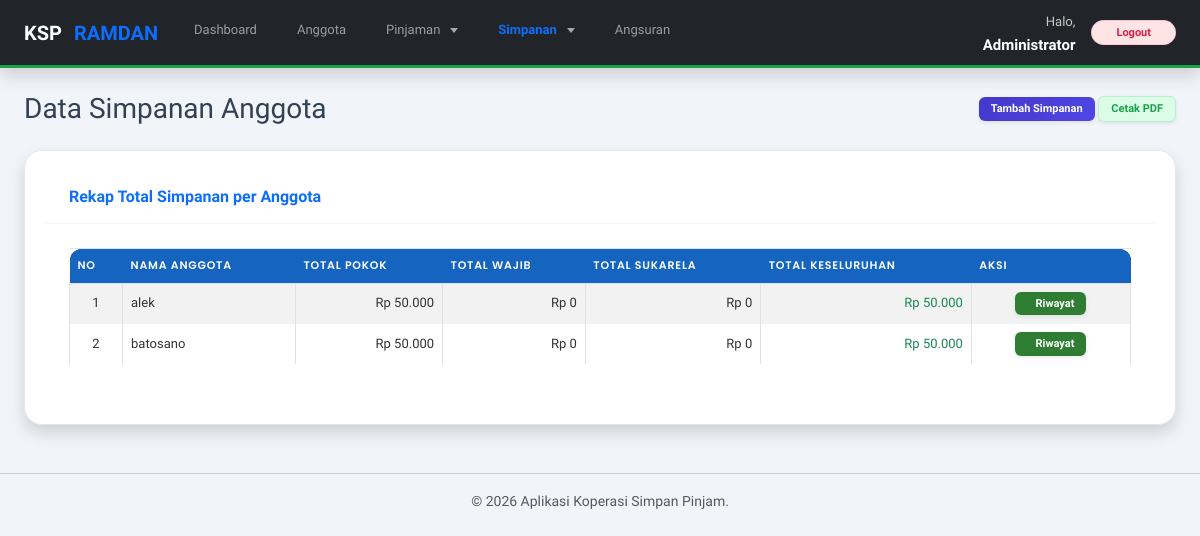
Before: /data_simpanan.php (signed in) with the older database file.
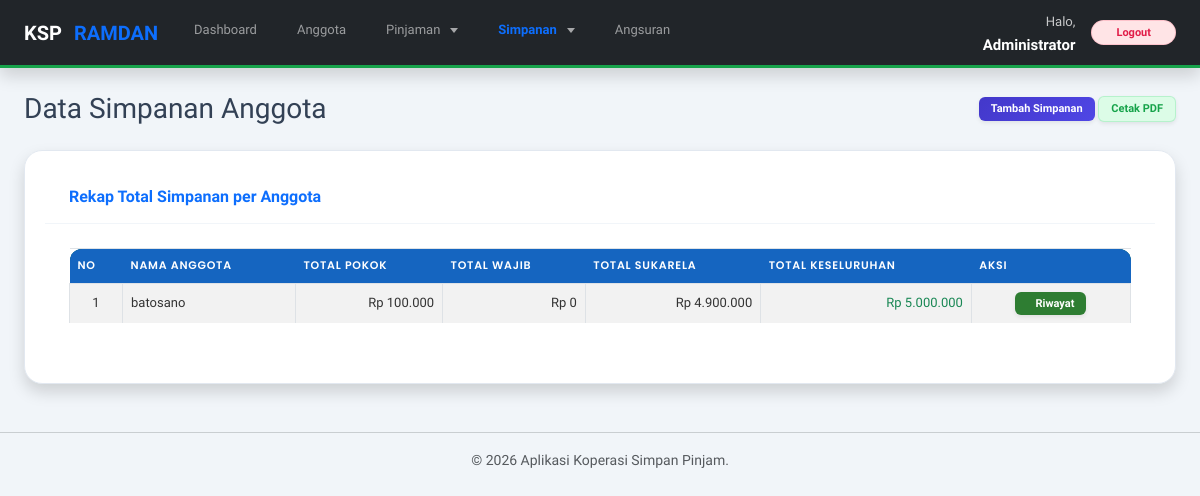
After: the same page with the newer database file.
### tables this page shows
CREATE TABLE `tb_anggota_ramdan` (
  `id_anggota` int(11) NOT NULL,
  `nama` varchar(100) NOT NULL,
  `alamat` text DEFAULT NULL,
  `no_hp` varchar(20) DEFAULT NULL,
  `tanggal_daftar` date NOT NULL
);

### data_simpanan.php (the view, shortened to what this page needs)
<!DOCTYPE html>
<html>
<?php
include 'koneksi.php';
include 'header.php';
?>
<div class="container-fluid">
    <div class="d-sm-flex align-items-center justify-content-between mb-4">
        <h1 class="h3 mb-0 text-gray-800">Data Simpanan Anggota</h1>
        <div>
            <a href="tambah_simpanan.php" class="d-none d-sm-inline-block btn btn-sm btn-primary shadow-sm"><i class="fas fa-plus fa-sm text-white-50"></i> Tambah Simpanan</a>
            <a href="cetak_simpanan.php" target="_blank" class="d-none d-sm-inline-block btn btn-sm btn-success shadow-sm"><i class="fas fa-print fa-sm text-white-50"></i> Cetak PDF</a>
        </div>
    </div>
    <div class="card shadow mb-4">
        <div class="card-header py-3">
            <h6 class="m-0 font-weight-bold text-primary">Rekap Total Simpanan per Anggota</h6>
        </div>
        <div class="card-body">
            <div class="table-responsive">
                <table class="table table-bordered table-striped table-hover" id="dataTable" width="100%" cellspacing="0">
                    <thead class="bg-primary text-white text-center">
                        <tr>
                            <th width="5%">No</th>
                            <th>Nama Anggota</th>
                            <th>Total Pokok</th>
                            <th>Total Wajib</th>
                            <th>Total Sukarela</th>
                            <th>Total Keseluruhan</th>
                            <th width="15%">Aksi</th>
                        </tr>
                    </thead>
                    <tbody>
                        <?php
                        $no = 1;
                        $query = mysqli_query($koneksi, "
                            SELECT a.id_anggota, a.nama,
                            SUM(CASE WHEN s.jenis_simpanan = 'Pokok' THEN s.jumlah ELSE 0 END) AS total_pokok,
                            SUM(CASE WHEN s.jenis_simpanan = 'Wajib' THEN s.jumlah ELSE 0 END) AS total_wajib,
                            SUM(CASE WHEN s.jenis_simpanan = 'Sukarela' THEN s.jumlah ELSE 0 END) AS total_sukarela,
                            SUM(s.jumlah) AS total_simpanan
                            FROM tb_anggota_ramdan a
                            LEFT JOIN tb_simpanan_ramdan s ON a.id_anggota = s.id_anggota
                            GROUP BY a.id_anggota, a.nama
                            ORDER BY a.nama ASC
                        ");
                        while ($data = mysqli_fetch_assoc($query)) {
                        ?>
                        <tr>
                            <td class="text-center align-middle"><?php echo $no++; ?></td>
                            <td class="align-middle font-weight-bold"><?php echo htmlspecialchars($data['nama']); ?></td>
                            <td class="text-right align-middle">Rp <?php echo number_format($data['total_pokok'] ?? 0, 0, ',', '.'); ?></td>
                            <td class="text-right align-middle">Rp <?php echo number_format($data['total_wajib'] ?? 0, 0, ',', '.'); ?></td>
                            <td class="text-right align-middle">Rp <?php echo number_format($data['total_sukarela'] ?? 0, 0, ',', '.'); ?></td>
                            <td class="text-right align-middle font-weight-bold text-success">
                                Rp <?php echo number_format($data['total_simpanan'] ?? 0, 0, ',', '.'); ?>
                            </td>
                            <td class="text-center align-middle">
                                <a href="riwayat_simpanan.php?id=<?php echo $data['id_anggota']; ?>" class="btn btn-info btn-sm shadow-sm">
                                    <i class="fas fa-history"></i> Riwayat
                                </a>
                            </td>
                        </tr>
                        <?php } ?>
                    </tbody>
                </table>
            </div>
        </div>
    </div>
</div>
<?php include 'footer.php'; ?>

Changed rows visible on the page:
removed tb_anggota_ramdan: nama "alek", total_pokok "50.000", total_wajib "0", total_sukarela "0", total_simpanan "50.000"
changed tb_anggota_ramdan "batosano": total_pokok "50.000" → "100.000"; total_sukarela "0" → "4.900.000"; total_simpanan "50.000" → "5.000.000"
